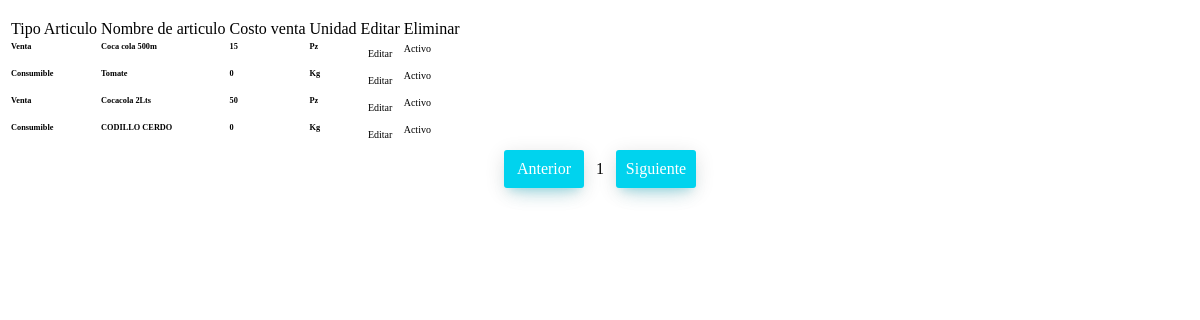
The page /compras/tabla_articulos.php on the database as committed earlier.
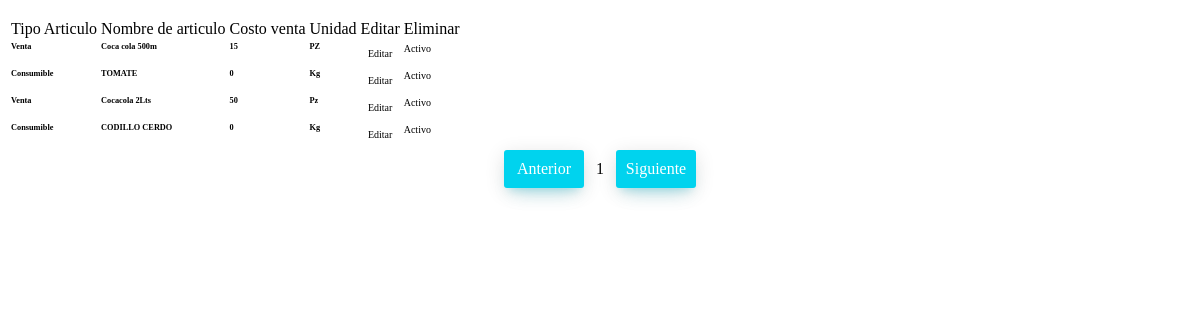
The same page on the database as committed later.
### tables this page shows
CREATE TABLE IF NOT EXISTS `articulos` (
  `id` int(11) NOT NULL AUTO_INCREMENT,
  `tipoArticulo` int(2) NOT NULL,
  `nombreArticulo` varchar(100) NOT NULL,
  `costoVenta` tinyint(1) NOT NULL,
  `unidad` varchar(5) NOT NULL,
  `FechaAlta` datetime NOT NULL DEFAULT CURRENT_TIMESTAMP,
  `estatus` bit(2) NOT NULL,
  PRIMARY KEY (`id`)
);

### conexion/conexion.php (called while the page is built, shortened)
<?php
	if(!($conectar = mysqli_connect(HOST,USER,PASS))){
		printf("Ocurrió un error en la conexión %s/n", mysqli_connect_errno());
		exit();
		}
	return $conectar;
?>

### funciones/consulta.php (the view, shortened to what this page needs)
<?php
function lista_articulos(){
	include '../conexion/conexion.php';
$sql = "SELECT id,tipoArticulo,nombreArticulo,costoVenta,unidad, CONVERT(FechaAlta,char(10)) FechaAlta, estatus FROM articulos";
$result = $conectar->query($sql);
$tabla='';
if ($result->num_rows > 0) {
  $i=1;
  $tabla='';
    while($row = $result->fetch_assoc()) {
      $Estatus = ($row["estatus"] == 1) ? '<span class="alert alert-success" style="cursor: pointer"><i class="fa fa-thumbs-up"></i> Activo</span>' : '<span class="alert alert-danger" style="cursor: pointer"><i class="fa fa-thumbs-down"></i> Inactivo</span>';
       $tipoarticulo =  ($row["tipoArticulo"] == 1) ? 'Consumible' : 'Venta';
        $tabla.= '<tr>
                      <td><h5>'.$tipoarticulo.'</h5></td>
                      <td><h5>'.utf8_encode($row["nombreArticulo"]).'</h5></td>
                      <td><h5>'.utf8_encode($row["costoVenta"]).'</h5></td>
                      <td><h5>'.utf8_encode($row["unidad"]).'</h5></td>
                      <td align="center"><a onclick=" return cargardatos('.intval($row["id"]).')" id="editar" class="alert alert-info" style="cursor: pointer"><i class="fa fa-pencil"></i> Editar</a></td>
                      <td><form id="frm_activa'.$i.'" class="btn-a" method="POST" >
                      '.$Estatus.'
                      <input type="hidden" name="id" id="id" value="'.$row["id"].'">
                      <input type="hidden" name="Estatus" id="Estatus" value="'.$row["estatus"].'">
                      </form>
                      </td>
                      </tr>';
        $i++;
    }
} else {
    echo "0 results";
}
return $tabla;
}
?>

### compras/tabla_articulos.php (shortened to what this page needs)
<?php
include_once("../funciones/consulta.php");
?>
<table class="table table-hover" id="tabla_articulos" style="        margin-top: 17px;
">
  <thead class="text-danger">
  <tr>
    <td>Tipo Articulo</td>
    <td>Nombre de articulo</td>
    <td>Costo venta</td>
    <td>Unidad</td>
    <td>Editar</td>
    <td>Eliminar</td>
</tr>
  </thead>
  <tbody class="searchable2" style="font-size: 10px" id="myTable">
<?php echo lista_articulos();?>
  </tbody>
</table>
     <div align="center" id="paginador" ></div>

Rows that differ between the two databases and show on the page:
changed articulos "Coca cola 500m": unidad "Pz" → "PZ"
changed articulos: nombreArticulo "Tomate" → "TOMATE"
